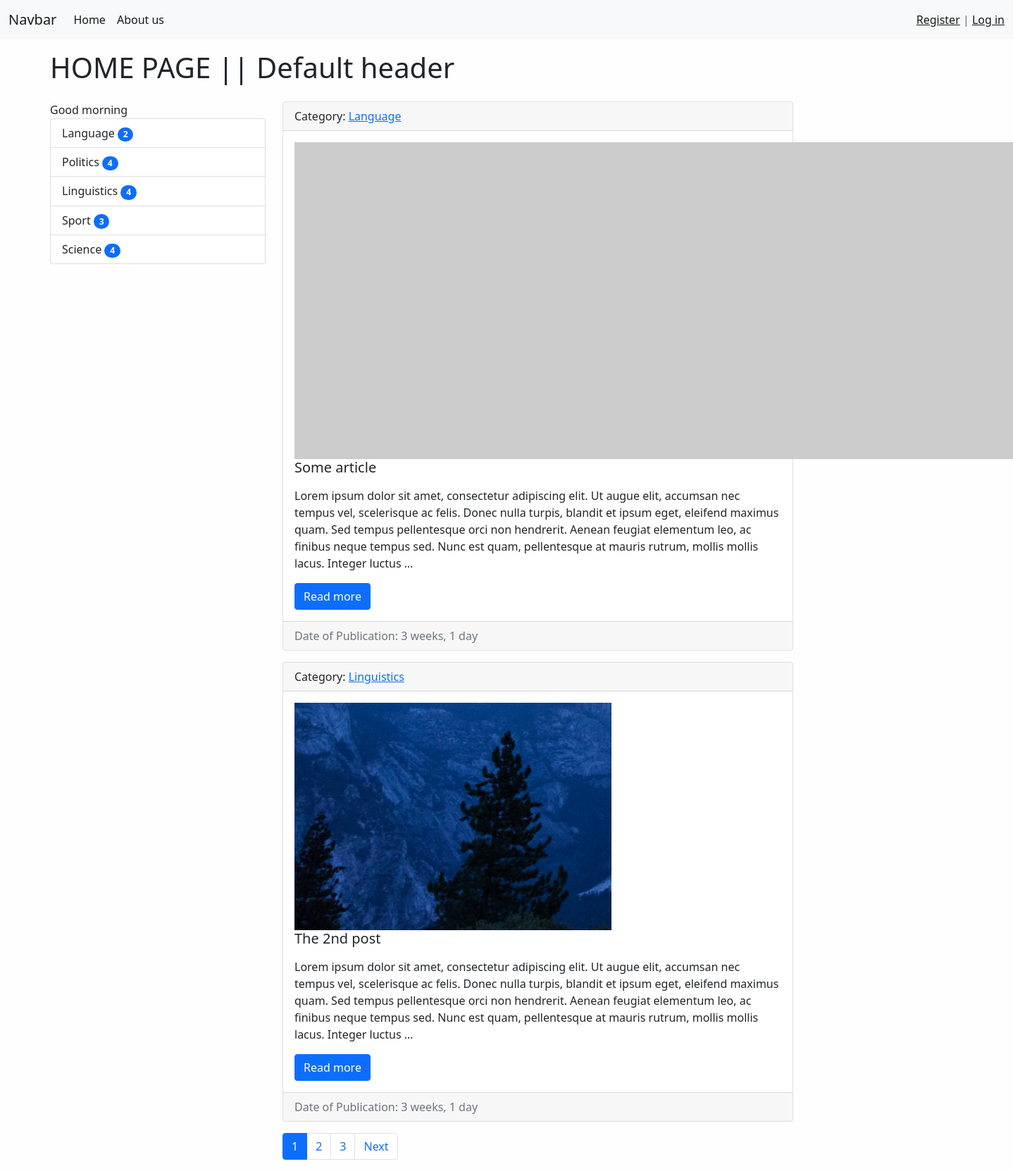
The page / on the database its author committed.
### article/models.py (models this page shows, shortened)
class Category(models.Model):
    objects = None
    title = models.CharField(max_length=150, db_index=True, verbose_name='Category')
    def get_absolute_url(self):
        return reverse('category', kwargs={"cat_id": self.pk})
    def __str__(self):
        return self.title
    class Meta:
        verbose_name = 'Category'
        verbose_name_plural = 'Categories'

class Article(models.Model):
    title = models.CharField(max_length=150, db_index=True, verbose_name='Title')
    content = models.TextField(blank=True, verbose_name='Post content')
    created_date = models.DateTimeField(auto_now_add=True, verbose_name='Date of publication')
    updated_date = models.DateTimeField(auto_now=True, verbose_name='Last update')
    photo = models.ImageField(upload_to="img/%Y/%m/", verbose_name='Image', blank=True)
    is_published = models.BooleanField(default=True, verbose_name='Posted')
    category = models.ForeignKey('Category', on_delete=models.PROTECT, verbose_name="Category")
    views = models.IntegerField(default=0)
    def get_absolute_url(self):
        return reverse('post', kwargs={"pk": self.pk})
    class Meta:
        verbose_name = 'article'
        verbose_name_plural = 'articles'
        ordering = ['created_date']

### article/views.py (the view)
# urls.py: path('', HomePage.as_view(), name='home'),
class HomePage(MyMixin, ListView):
    model = Article
    template_name = 'article/article_page.html'
    context_object_name = 'post_k'
    mixin_prop = 'Home page'
    paginate_by = 2
    def get_context_data(self, *, object_list=None, **kwargs):
        context = super().get_context_data(**kwargs)
        context['title'] = self.get_mixin()
        return context
    def get_queryset(self):
        return Article.objects.filter(is_published=True).select_related('category')

### article/templatetags/article_tags.py (called while the page is built)
@register.simple_tag()
def get_categories():
    return Category.objects.all()

@register.inclusion_tag("article/list_categories.html")
def display_categories(arg1="Hello", arh2="There"):
    categories = Category.objects.annotate(cnt=Count('article', filter=F('article__is_published'))).filter(cnt__gt=0)
    return {"cats": categories, "arg1": arg1, "arh2": arh2}

### article/utils.py (called while the page is built)
	def get_mixin(self):
		return self.mixin_prop.upper()

### article/templates/article/article_page.html (shortened to what this page needs)
{%extends 'base.html' %}
{% block head %}
    {{ title }} || {{ block.super }}
{% endblock head %}
{% block sidebar %}
    {% include 'inc/_sidebar.html' %}
{% endblock sidebar %}
{% block content%}
        <div class="col-md-9">
            {%for item in post_k%}
            <div class="card mb-3">
              <div class="card-header">
                  Category: <a href="{{ item.category.get_absolute_url }}">{{ item.category}}</a>
              </div>
              <div class="card-body">
                  <div class="media">
                      <div class="media-body">
                      {% if item.photo %}
                        <img src="{{ item.photo.url }}" alt="" width="450" class="mr-3">
                      {% else %}
                        <img src="https://picsum.photos/id/1084/450/300?grayscale" alt="" class="mr-3">
                      {% endif %}
                          <h5 class="card-title">{{item.title}}</h5>
                          <p class="card-text">{{item.content|safe|linebreaks|truncatewords:55}}</p>
                          <a href="{{ item.get_absolute_url }}" class="btn btn-primary">Read more</a>
                      </div>
                  </div>
              </div>
              <div class="card-footer text-muted">
                 Date of Publication: {{item.created_date |timesince}}
              </div>
            </div>
            {%endfor%}
        </div>
{% endblock content%}

### article/templates/article/list_categories.html
<div class="list-group">
    {{ arg1 }}
        {% for cat in cats %}
        {% if cur_cat == cat.pk%}
            <a
                href="{{ cat.get_absolute_url }}" class="list-group-item list-group-item-action active" aria-current="true">{{cat.title}}
                <span class="badge bg-primary rounded-pill">{{cat.cnt}}</span>
            </a>
        {% else %}
            <a
                href="{{ cat.get_absolute_url }}" class="list-group-item list-group-item-action" aria-current="true">{{cat.title}}
                <span class="badge bg-primary rounded-pill">{{cat.cnt}}</span>
            </a>
        {%endif%}
        {%endfor%}
</div>

### land_of_lang/static/css/style.css (style rules this page uses)
body { background-color: #fefefe; }

### rows shown on the page
Category: title "Language", cnt "2"
Category: title "Politics", cnt "4"
Category: title "Linguistics", cnt "4"
Category: title "Sport", cnt "3"
Category: title "Science", cnt "4"
Article: category "Language", title "Some article", content "Lorem ipsum dolor sit amet, consectetur adipiscing elit. Ut augue elit, accumsan nec tempus vel, scelerisque ac felis. Donec nulla turpis, blandit et ipsum eget, eleifend maximus quam. Sed tempus pellentesque orci non hendrerit. Aenean feugiat elementum leo, ac finibus neque tempus sed. Nunc est quam, pellentesque at mauris rutrum, mollis mollis lacus. Integer luctus …", created_date "3 weeks, 1 day"
Article: category "Linguistics", photo (picture), title "The 2nd post", content "Lorem ipsum dolor sit amet, consectetur adipiscing elit. Ut augue elit, accumsan nec tempus vel, scelerisque ac felis. Donec nulla turpis, blandit et ipsum eget, eleifend maximus quam. Sed tempus pellentesque orci non hendrerit. Aenean feugiat elementum leo, ac finibus neque tempus sed. Nunc est quam, pellentesque at mauris rutrum, mollis mollis lacus. Integer luctus …", created_date "3 weeks, 1 day"

### other values the page prints
{{ title }} "HOME PAGE"
{{ arg1 }} "Good morning"
{{ p }} "1"
{{ p }} "2" "3"
